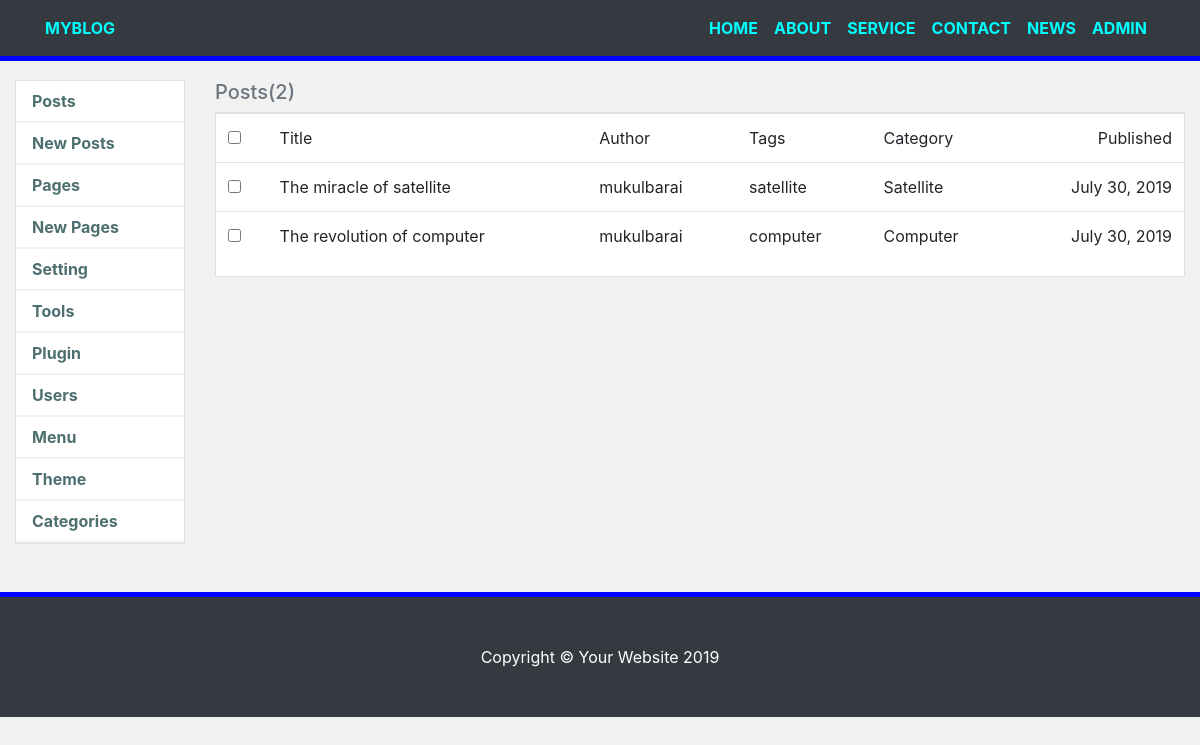
The app's page /site/admin/ (signed in), older data.
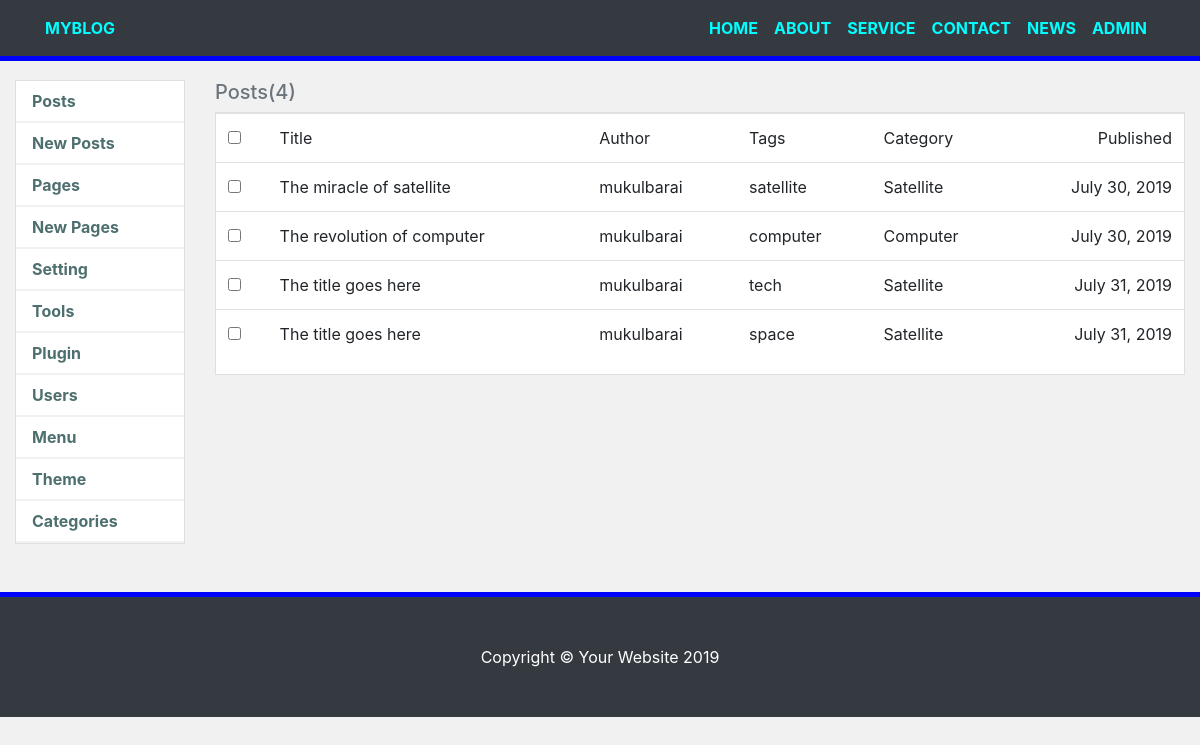
The same page, newer data.
### blog/models.py (models this page shows, shortened)
class Menu(models.Model):
	title = models.CharField(max_length=100)
	def __str__(self): return self.title

class Post(models.Model):
	content = models.CharField(max_length=1000)
	title = models.CharField(max_length=100,
		default='The title goes here')
	author = models.ForeignKey(User,
		on_delete=models.CASCADE,related_name='post')
	image = models.CharField(max_length=1000)
	category = models.ForeignKey(Category,
		on_delete=models.CASCADE, related_name='category')
	published = models.DateField(default=date.today)
	tags = models.CharField(max_length=100, null=True)

class Category(models.Model):
	name = models.CharField(max_length=100)
	def __str__(self): return self.name
	menu = models.ForeignKey(Menu,
		on_delete=models.CASCADE, null=True)

### blog/views.py (the view)
# urls.py: path('site/admin/', views.siteAdmin, name='siteadmin'),
def siteAdmin(request):
	if not request.user.is_authenticated:
		return redirect('index')
	posts = Post.objects.all()
	categories = Category.objects.all()
	menus = Menu.objects.all()
	context = {
		'posts': posts,
		'categories': categories,
		'menus': menus
	}
	return render(request, 'admin/posts.html', context)

### blog/templates/admin/posts.html
{% extends 'admin/home.html' %}
{% block content %}
    <div class="clearfix">
      <h5 class="text-secondary" href="{% url 'posts' %}">Posts({{posts|length}})</h5>
    </div>
    <div class="card mb-4">
        <table class="table">
          <tr class="mb-1">
            <td><input type="checkbox" name=""></td>
            <td>Title</td>
            <td>Author</td>
            <td>Tags</td>
            <td>Category</td>
            <td class="text-right">Published</td>
          </tr>
          {% for post in posts %}
          <tr class="mb-1">
            <td><input type="checkbox" name=""></td>
            <td>{{post.title}}</td>
            <td>{{post.author}}</td>
            <td>{{post.tags}}</td>
            <td>{{post.category}}</td>
            <td class="text-right">{{post.published}}</td>
          </tr>
          {% endfor %}
        </table>
    </div>
{% endblock %}

### blog/templates/admin/home.html
{% extends 'layouts/main.html' %}
{% block main %}
  <div class="container-fluid main">
    <div class="row">
      <div class="col-md-2 my-4">
          <div class="card bg-white mb-4">
             <ul class="nav flex-column nav-left">
              <li class="nav-item">
                <a class="nav-link" href="{% url 'posts' %}">Posts</a>
              </li>
              <li class="nav-item">
                <a class="nav-link" href="{% url 'newpost' %}">New Posts</a>
              </li>
              <li class="nav-item">
                <a class="nav-link" href="#">Pages</a>
              </li>
              <li class="nav-item">
                <a class="nav-link" href="#">New Pages</a>
              </li>
              <li class="nav-item">
                <a class="nav-link" href="#">Setting</a>
              </li>
              <li class="nav-item">
                <a class="nav-link" href="#">Tools</a>
              </li>
              <li class="nav-item">
                <a class="nav-link" href="#">Plugin</a>
              </li>
              <li class="nav-item">
                <a class="nav-link" href="#">Users</a>
              </li>
              <li class="nav-item">
                <a class="nav-link" href="#">Menu</a>
              </li>
              <li class="nav-item">
                <a class="nav-link" href="#">Theme</a>
              </li>
              <li class="nav-item">
                <a class="nav-link" href="#">Categories</a>
              </li>
            </ul>
          </div>
      </div>
      <div class="col-md-10 my-4">
        {% block content %}
        {% endblock %}
      </div>
    </div>
  </div>
{% endblock %}

### blog/templates/layouts/main.html (shortened to what this page needs)
{% load static %}
<!DOCTYPE html>
<html lang="en">
  <head>
    <link href="{% static 'css/bootstrap.min.css' %}" rel="stylesheet">
    <link href="{% static 'css/style.css' %}" rel="stylesheet">
  </head>
  <body>
    <header class="clearfix">
      <nav class="navbar navbar-expand-lg navbar-dark bg-dark fixed-top">
        <div class="container">
          <a class="navbar-brand font-bold" href="{% url 'index' %}">MYBLOG</a>
          <div class="collapse navbar-collapse" id="navbarResponsive">
            <ul class="navbar-nav ml-auto">
              {% for menu in menus %}
                <li class="nav-item">
                  <a class="nav-link text-uppercase" href="">{{menu}}</a>
                </li>
              {% endfor %}
              {% if user.is_authenticated %}
                <li class="nav-item">
                  <a href="{% url 'siteadmin' %}" class="nav-link">ADMIN</a>
                </li>
              {% endif %}
            </ul>
          </div>
        </div>
      </nav>
    </header>
    {% block main %}
    {% endblock %}
    <footer class="py-5 bg-dark" style="position: static; bottom: 0">
      <div class="container">
        <p class="m-0 text-center text-white">Copyright &copy; Your Website 2019</p>
      </div>
    </footer>
  </body>
</html>

### blog/static/css/style.css (style rules this page uses)
body { padding-top: 56px; background: #f1f1f1; }
* { border-radius: 0!important; }
.nav-link { color: aqua!important; font-weight: bold!important; }
.navbar-brand { font-size: 16px!important; color: aqua!important; font-weight: bold!important; }
.navbar { border-bottom: 5px solid blue; }
footer { border-top: 5px solid blue; }
.nav-left li { border-bottom: 2px solid #f1f1f1; }
.nav-left li a { color: #4e6f6f!important; transition: all 0.5s; }

Row changes from the older to the newer data that the page shows:
added Post: title "The title goes here", author "mukulbarai", tags "tech", category "Satellite", published "July 31, 2019"
added Post: title "The title goes here", author "mukulbarai", tags "space", category "Satellite", published "July 31, 2019"
Text that changed along with them:
{{ posts|length }}: "2" → "4"
